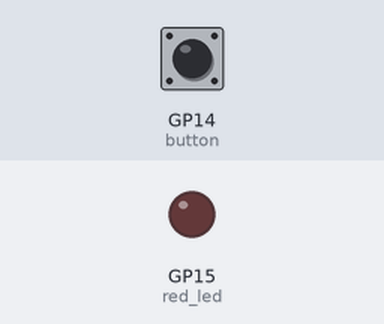
Recording of a program running on a simulated Raspberry Pi Pico running MicroPython. Parts: output pins drawn as LEDs (lit = HIGH). Dashed ring = blinking. Inputs (shaded band) come from the test bench; at power-on: GP14 (button) HIGH.

Above: at 1.2 s.
1.3 s: GP14 (button) pulled LOW for 1 s
At 1.42 s:
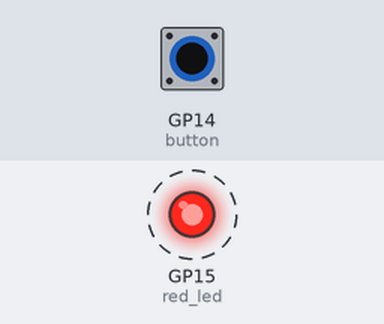
3.8 s: GP14 (button) pulled LOW for 0.15 s
At 4.5 s:
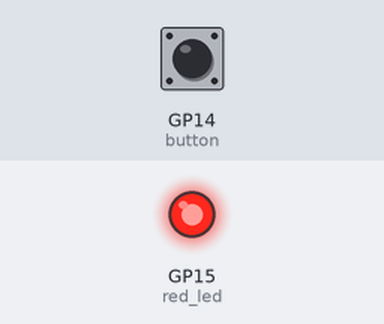
5.4 s: GP14 (button) pulled LOW for 3.2 s
At 9.2 s:
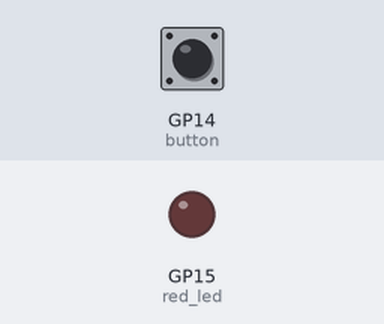
Timing chart, 0 to 10.7 s (numbered marks = the images above; inputs shaded):
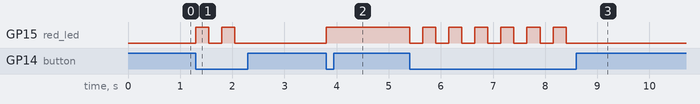

Measured:
- after the input at 1.3 s, GP15 (red_led): alternates HIGH for 0.25 s and LOW for 0.25 s, 4 changes in all, then stays LOW, starting at once
- after the input at 3.8 s, GP15 (red_led): LOW → HIGH at once
- after the input at 5.4 s, GP15 (red_led): alternates HIGH for 0.25 s and LOW for 0.25 s, 13 changes in all, then stays LOW, starting at once

The program:

02-button-led-toggle.py
```python
import machine
import utime

button = machine.Pin(14, machine.Pin.IN)
red_led = machine.Pin(15, machine.Pin.OUT)

def toggle_led():
    red_led.toggle()

while True:
    if button.value() == 0:
        toggle_led()
        utime.sleep_ms(250)
```
